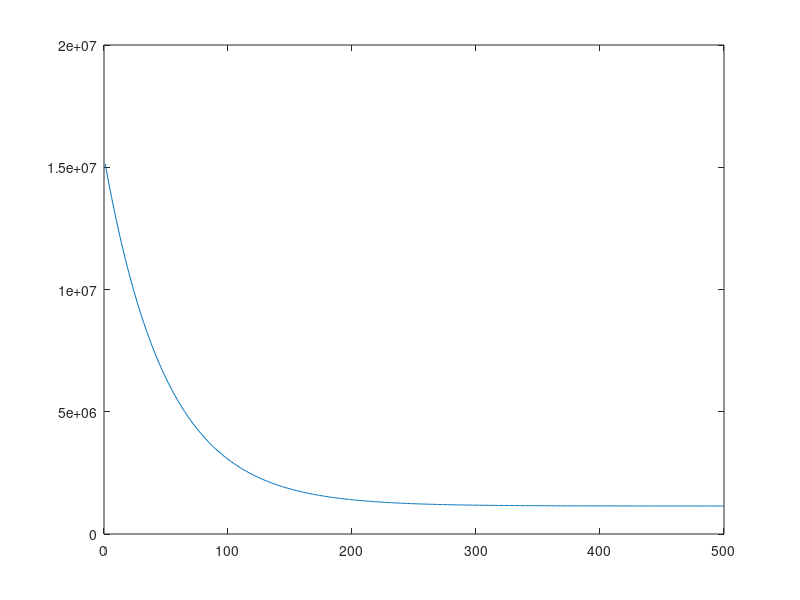

The MATLAB source for this figure:
clc;
clear;

% Define normalizing function
normalize = @(v) (v-mean(v))/std(v);
% ---------------------------------- %

% Num of iterations
k = 500;
% Load data
data = csvread('data.csv', 1, 0);
x1 = data(:, 1);
x2 = data(:, 2);
y = data(:, 3);
% Initialize variables
x = [ones(349,1) normalize(x1) normalize(x2)];
[m, n] = size(x);
w = [randn(1, n); zeros(k-1, n)];
h = zeros(m, 1);
cost = zeros(k, 1);
% Learning rate (alpha)
lr = 0.01;
% Start learning
for iter = 1:k
    % Update hypothesis
     h = x*w(iter,:)';
    % Update cost
    cost(iter) =(1/2*m)*((h-y)'*(h-y));
    % Update weights (Batch GD)
    for j = 1:n
        w(iter, j) = w(iter, j) - lr*(1/m)*((h-y)'*x(:,j));
    end
    w(iter+1,:) = w(iter,:);
end
% J vs k
figure(1)
plot(cost);